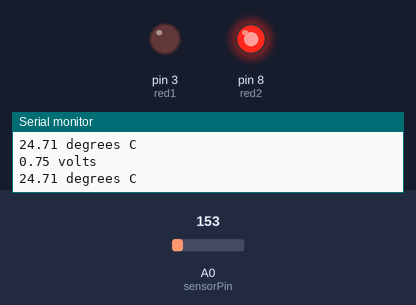
Bench run of a sketch on a simulated Arduino Uno, built with avr-gcc and run on an emulated ATmega328P. On the bench: output pins drawn as LEDs (lit = HIGH), the last lines printed to the serial monitor. The inputs (shaded band) are chosen by the test bench; at power-on: A0 (sensorPin) = 153.

Above: at 1.2 s.
1.3 s: A0 (sensorPin) set to 135
At 2.2 s:
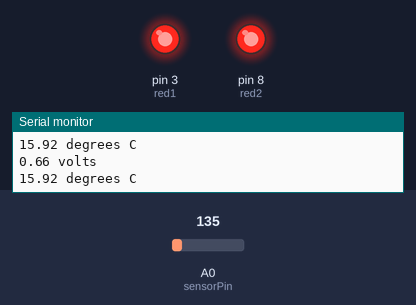
2.8 s: A0 (sensorPin) set to 191
At 3.6 s:
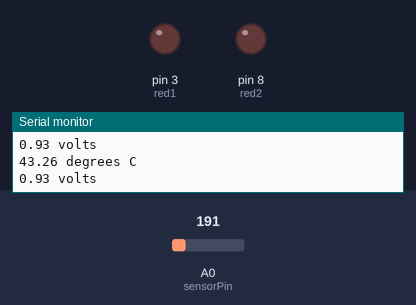
4.3 s: A0 (sensorPin) set to 171
At 5.1 s:
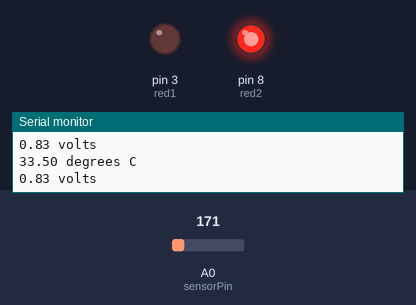
7.3 s: A0 (sensorPin) set to 133
At 8.0 s:
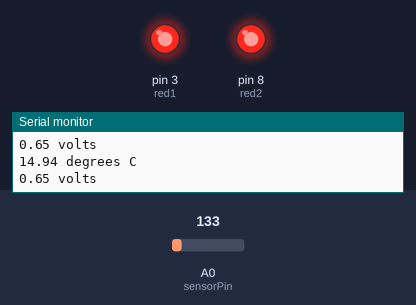
Timing chart, 0 to 9.8 s (numbered marks = the images above; inputs shaded):
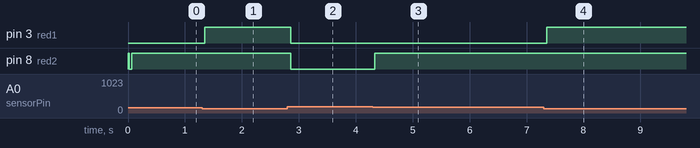

Measured:
- the behaviour switches between 144 and 143 on A0 (sensorPin) (found by bisection; images 0 and 1)
- the behaviour switches between 185 and 184 on A0 (sensorPin) (found by bisection; images 2 and 3)
- after the input at 1.3 s, pin 3 (red1): LOW → HIGH after 0.05 s
- after the input at 2.8 s, pin 3 (red1), pin 8 (red2): HIGH → LOW after 0.06 s
- after the input at 4.3 s, pin 8 (red2): LOW → HIGH at once
- after the input at 7.3 s, pin 3 (red1): LOW → HIGH after 0.05 s

The sketch:

10_if_else_statement_with_TMP36.ino
```cpp
/* Digital inputs just give you an on/off answer as to what is happening at a particular pin on
the Arduino board. Analog inputs, however, give you a value between 0 and 1023
depending on the voltage at the analog input pin.
The program reads the analog input using the analogRead function.
displays the reading and actual voltage at the analog pin A0 in the Serial Monitor every
half second, so open the Serial Monitor and watch the readings appear.*/
 //TMP36 Pin Variables
    int sensorPin = A0;                                              //the analog pin the TMP36's Vout (sense) pin is connected to A0
    int red1 = 3;
    int red2 = 8;
    float x;                                                                 //the resolution is 10 mV / degree centigrade with a
                                                                     //500 mV offset to allow for negative temperatures
    void setup()
    {
      Serial.begin(9600);                                            //Start the serial connection with the computer
                                                                     //to view the result open the serial monitor
    }
     void loop()                                                     // run over and over again
    {
                                                                     //getting the voltage reading from the temperature sensor
     int reading = analogRead(sensorPin);
     float voltage = reading * 5.0;
     voltage /= 1024.0;
                                                                      // print out the voltage
     Serial.print(voltage);
     Serial.println(" volts");
                                                                      // now print out the temperature
     float temperatureC = (voltage - 0.5) * 100 ;                     //converting from 10 mv per degree with 500 mV offset
     Serial.print(temperatureC);
     Serial.println(" degrees C");                                    //to degrees ((voltage - 500mV) times 100)
     float x = temperatureC;

     pinMode(red1, OUTPUT);
     digitalWrite(red1, LOW);
     pinMode(red2, OUTPUT);
     digitalWrite(red2, LOW);


     {
     if(x < 20.0)
     digitalWrite(red1, HIGH);
     else
     {
         digitalWrite(red1, LOW);
     }
     if ( x > 20.1, x < 40.0)
     digitalWrite(red2, HIGH);
     else
     {
         digitalWrite(red2, LOW);

     }
    }
 }
```
